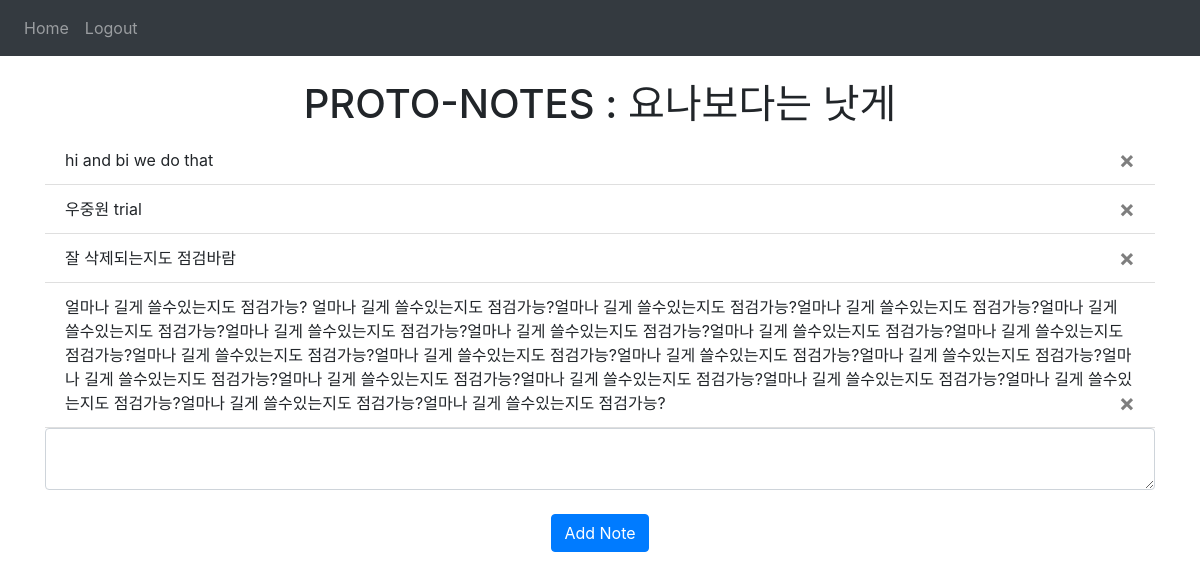
Screenshot of / (signed in) with the database file from the repository.
### models.py (models this page shows)
class Note(db.Model):
    id = db.Column(db.Integer, primary_key = True)
    data = db.Column(db.String(10000))
    date = db.Column(db.DateTime(timezone = True), default = func.now()) # 오늘 날짜로 default setitng.
    user_id = db.Column(db.Integer, db.ForeignKey('user.id')) # oneTomany 이슈? 한사람이 노트 여러개.

### views.py (the view, shortened to what this page needs)
@views.route('/', methods = ['GET', 'POST'])
@login_required
def home():
    return render_template("home.html", user = current_user) # current user 가 아니면 안해준다!

### templates/home.html
{% extends "base.html" %} {% block title %} Changed {% endblock %}
{% block content %}
<br />
<h1 align = "center"> PROTO-NOTES : 요나보다는 낫게 </h1>
<ul class = "list-group list-group-flush" id = "notes">
    {% for note in user.notes %}
    <li class = "list-group-item">{{note.data}}
        <button type = "button" class = "close" onClick = "deleteNote({{ note.id }})">
            <span aria-hidden = "true">&times;</span>
        </button>
    </li>
    {% endfor %}
</ul>
<form method = "POST">
    <textarea name = "note" id = "note" class = "form-control"></textarea>
    <br />
    <div align = "center">
        <button type = "submit" class = "btn btn-primary">Add Note</button>
    </div>
</form>
{% endblock %}

### templates/base.html (shortened to what this page needs)
<!DOCTYPE html>
<html>
    <head>
          <link
           rel="stylesheet"
           href="https://stackpath.bootstrapcdn.com/bootstrap/4.4.1/css/bootstrap.min.css"
          />
          <link
            rel="stylesheet"
            href="https://stackpath.bootstrapcdn.com/font-awesome/4.7.0/css/font-awesome.min.css"
          />
    </head>
    <body>
        <nav class = "navbar navbar-expand-lg navbar-dark bg-dark">
            <div class = "collapse navbar-collapse" id = "navbar">
                <div class = "navbar-nav">
                    {% if user.is_authenticated %}
                    <a class = "nav-item nav-link" id = "home" href = "/">Home</a>
                    <a class = "nav-item nav-link" id = "logout" href = "/logout">Logout</a>
                    {% else %}
                    <a class = "nav-item nav-link" id = "login" href = "/login">Login</a>
                    <a class = "nav-item nav-link" id = "signUp" href = "/sign-up">Sign Up</a>
                    {% endif %}
                </div>
            </div>
        </nav>
        <div class = "container">{% block content %} {% endblock %}</div>
    </body>
</html>

### rows the page displays
Note: data "hi and bi we do that"
Note: data "우중원 trial"
Note: data "잘 삭제되는지도 점검바람"
Note: data "얼마나 길게 쓸수있는지도 점검가능? 얼마나 길게 쓸수있는지도 점검가능?얼마나 길게 쓸수있는지도 점검가능?얼마나 길게 쓸수있는지도 점검가능?얼마나 길게 쓸수있는지도 점검가능?얼마나 길게 쓸수있는지도 점검가능?얼마나 길게 쓸수있는지도 점검가능?얼마나 길게 쓸수있는지도 점검가능?얼마나 길게 쓸수있는지도 점검가능?얼마나 길게 쓸수있는지도 점검가능?얼마나 길게 쓸수있는지도 점검가능?얼마나 길게 쓸수있는지도 점검가능?얼마나 길게 쓸수있는지도 점검가능?얼마나 길게 쓸수있는지도 점검가능?얼마나 길게 쓸수있는지도 점검가능?얼마나 길게 쓸수있는지도 점검가능?얼마나 길게 쓸수있는지도 점검가능?얼마나 길게 쓸수있는지도 점검가능?얼마나 길게 쓸수있는지도 점검가능?얼마나 길게 쓸수있는지도 점검가능?"
